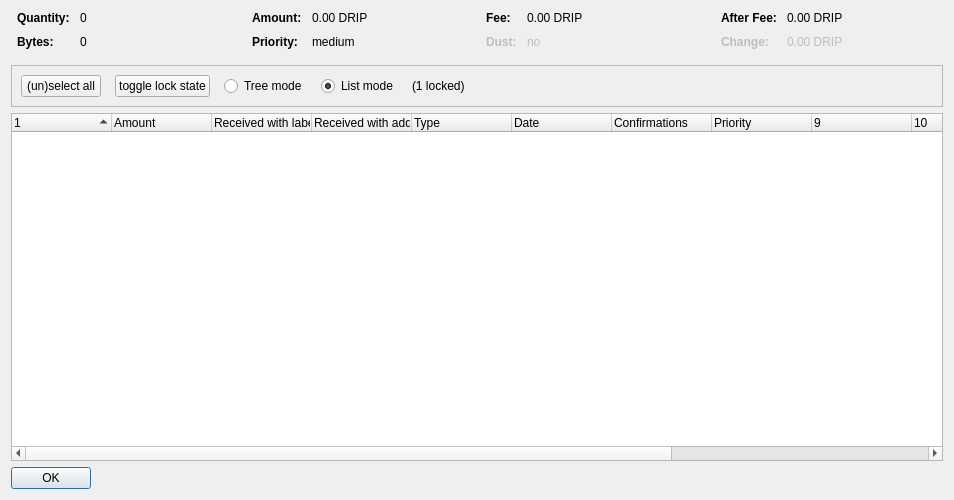
<?xml version="1.0" encoding="UTF-8"?>
<ui version="4.0">
 <class>CoinControlDialog</class>
 <widget class="QDialog" name="CoinControlDialog">
  <property name="geometry">
   <rect>
    <x>0</x>
    <y>0</y>
    <width>954</width>
    <height>500</height>
   </rect>
  </property>
  <property name="windowTitle">
   <string>Coin Selection</string>
  </property>
  <layout class="QVBoxLayout" name="verticalLayout">
   <item>
    <layout class="QHBoxLayout" name="horizontalLayoutTop" stretch="0,0,0,0">
     <property name="topMargin">
      <number>0</number>
     </property>
     <property name="bottomMargin">
      <number>10</number>
     </property>
     <item>
      <layout class="QFormLayout" name="formLayoutCoinControl1">
       <property name="horizontalSpacing">
        <number>10</number>
       </property>
       <property name="verticalSpacing">
        <number>10</number>
       </property>
       <property name="leftMargin">
        <number>6</number>
       </property>
       <property name="rightMargin">
        <number>6</number>
       </property>
       <item row="0" column="0">
        <widget class="QLabel" name="labelCoinControlQuantityText">
         <property name="font">
          <font>
           <weight>75</weight>
           <bold>true</bold>
          </font>
         </property>
         <property name="text">
          <string>Quantity:</string>
         </property>
        </widget>
       </item>
       <item row="0" column="1">
        <widget class="QLabel" name="labelCoinControlQuantity">
         <property name="cursor">
          <cursorShape>IBeamCursor</cursorShape>
         </property>
         <property name="contextMenuPolicy">
          <enum>Qt::ActionsContextMenu</enum>
         </property>
         <property name="text">
          <string notr="true">0</string>
         </property>
         <property name="textInteractionFlags">
          <set>Qt::LinksAccessibleByMouse|Qt::TextSelectableByKeyboard|Qt::TextSelectableByMouse</set>
         </property>
        </widget>
       </item>
       <item row="1" column="0">
        <widget class="QLabel" name="labelCoinControlBytesText">
         <property name="font">
          <font>
           <weight>75</weight>
           <bold>true</bold>
          </font>
         </property>
         <property name="text">
          <string>Bytes:</string>
         </property>
        </widget>
       </item>
       <item row="1" column="1">
        <widget class="QLabel" name="labelCoinControlBytes">
         <property name="cursor">
          <cursorShape>IBeamCursor</cursorShape>
         </property>
         <property name="contextMenuPolicy">
          <enum>Qt::ActionsContextMenu</enum>
         </property>
         <property name="text">
          <string notr="true">0</string>
         </property>
         <property name="textInteractionFlags">
          <set>Qt::LinksAccessibleByMouse|Qt::TextSelectableByKeyboard|Qt::TextSelectableByMouse</set>
         </property>
        </widget>
       </item>
      </layout>
     </item>
     <item>
      <layout class="QFormLayout" name="formLayoutCoinControl2">
       <property name="horizontalSpacing">
        <number>10</number>
       </property>
       <property name="verticalSpacing">
        <number>10</number>
       </property>
       <property name="leftMargin">
        <number>6</number>
       </property>
       <property name="rightMargin">
        <number>6</number>
       </property>
       <item row="0" column="0">
        <widget class="QLabel" name="labelCoinControlAmountText">
         <property name="font">
          <font>
           <weight>75</weight>
           <bold>true</bold>
          </font>
         </property>
         <property name="text">
          <string>Amount:</string>
         </property>
        </widget>
       </item>
       <item row="0" column="1">
        <widget class="QLabel" name="labelCoinControlAmount">
         <property name="cursor">
          <cursorShape>IBeamCursor</cursorShape>
         </property>
         <property name="contextMenuPolicy">
          <enum>Qt::ActionsContextMenu</enum>
         </property>
         <property name="text">
          <string notr="true">0.00 DRIP</string>
         </property>
         <property name="textInteractionFlags">
          <set>Qt::LinksAccessibleByMouse|Qt::TextSelectableByKeyboard|Qt::TextSelectableByMouse</set>
         </property>
        </widget>
       </item>
       <item row="1" column="0">
        <widget class="QLabel" name="labelCoinControlPriorityText">
         <property name="font">
          <font>
           <weight>75</weight>
           <bold>true</bold>
          </font>
         </property>
         <property name="text">
          <string>Priority:</string>
         </property>
        </widget>
       </item>
       <item row="1" column="1">
        <widget class="QLabel" name="labelCoinControlPriority">
         <property name="cursor">
          <cursorShape>IBeamCursor</cursorShape>
         </property>
         <property name="contextMenuPolicy">
          <enum>Qt::ActionsContextMenu</enum>
         </property>
         <property name="text">
          <string>medium</string>
         </property>
         <property name="textInteractionFlags">
          <set>Qt::LinksAccessibleByMouse|Qt::TextSelectableByKeyboard|Qt::TextSelectableByMouse</set>
         </property>
        </widget>
       </item>
      </layout>
     </item>
     <item>
      <layout class="QFormLayout" name="formLayoutCoinControl3">
       <property name="horizontalSpacing">
        <number>10</number>
       </property>
       <property name="verticalSpacing">
        <number>10</number>
       </property>
       <property name="leftMargin">
        <number>6</number>
       </property>
       <property name="rightMargin">
        <number>6</number>
       </property>
       <item row="0" column="0">
        <widget class="QLabel" name="labelCoinControlFeeText">
         <property name="font">
          <font>
           <weight>75</weight>
           <bold>true</bold>
          </font>
         </property>
         <property name="text">
          <string>Fee:</string>
         </property>
        </widget>
       </item>
       <item row="0" column="1">
        <widget class="QLabel" name="labelCoinControlFee">
         <property name="cursor">
          <cursorShape>IBeamCursor</cursorShape>
         </property>
         <property name="contextMenuPolicy">
          <enum>Qt::ActionsContextMenu</enum>
         </property>
         <property name="text">
          <string notr="true">0.00 DRIP</string>
         </property>
         <property name="textInteractionFlags">
          <set>Qt::LinksAccessibleByMouse|Qt::TextSelectableByKeyboard|Qt::TextSelectableByMouse</set>
         </property>
        </widget>
       </item>
       <item row="1" column="0">
        <widget class="QLabel" name="labelCoinControlLowOutputText">
         <property name="enabled">
          <bool>false</bool>
         </property>
         <property name="font">
          <font>
           <weight>75</weight>
           <bold>true</bold>
          </font>
         </property>
         <property name="text">
          <string>Dust:</string>
         </property>
        </widget>
       </item>
       <item row="1" column="1">
        <widget class="QLabel" name="labelCoinControlLowOutput">
         <property name="enabled">
          <bool>false</bool>
         </property>
         <property name="cursor">
          <cursorShape>IBeamCursor</cursorShape>
         </property>
         <property name="contextMenuPolicy">
          <enum>Qt::ActionsContextMenu</enum>
         </property>
         <property name="text">
          <string>no</string>
         </property>
         <property name="textInteractionFlags">
          <set>Qt::LinksAccessibleByMouse|Qt::TextSelectableByKeyboard|Qt::TextSelectableByMouse</set>
         </property>
        </widget>
       </item>
      </layout>
     </item>
     <item>
      <layout class="QFormLayout" name="formLayoutCoinControl4">
       <property name="horizontalSpacing">
        <number>10</number>
       </property>
       <property name="verticalSpacing">
        <number>10</number>
       </property>
       <property name="leftMargin">
        <number>6</number>
       </property>
       <property name="rightMargin">
        <number>6</number>
       </property>
       <item row="0" column="0">
        <widget class="QLabel" name="labelCoinControlAfterFeeText">
         <property name="font">
          <font>
           <weight>75</weight>
           <bold>true</bold>
          </font>
         </property>
         <property name="text">
          <string>After Fee:</string>
         </property>
        </widget>
       </item>
       <item row="0" column="1">
        <widget class="QLabel" name="labelCoinControlAfterFee">
         <property name="cursor">
          <cursorShape>IBeamCursor</cursorShape>
         </property>
         <property name="contextMenuPolicy">
          <enum>Qt::ActionsContextMenu</enum>
         </property>
         <property name="text">
          <string notr="true">0.00 DRIP</string>
         </property>
         <property name="textInteractionFlags">
          <set>Qt::LinksAccessibleByMouse|Qt::TextSelectableByKeyboard|Qt::TextSelectableByMouse</set>
         </property>
        </widget>
       </item>
       <item row="1" column="0">
        <widget class="QLabel" name="labelCoinControlChangeText">
         <property name="enabled">
          <bool>false</bool>
         </property>
         <property name="font">
          <font>
           <weight>75</weight>
           <bold>true</bold>
          </font>
         </property>
         <property name="text">
          <string>Change:</string>
         </property>
        </widget>
       </item>
       <item row="1" column="1">
        <widget class="QLabel" name="labelCoinControlChange">
         <property name="enabled">
          <bool>false</bool>
         </property>
         <property name="cursor">
          <cursorShape>IBeamCursor</cursorShape>
         </property>
         <property name="contextMenuPolicy">
          <enum>Qt::ActionsContextMenu</enum>
         </property>
         <property name="text">
          <string notr="true">0.00 DRIP</string>
         </property>
         <property name="textInteractionFlags">
          <set>Qt::LinksAccessibleByMouse|Qt::TextSelectableByKeyboard|Qt::TextSelectableByMouse</set>
         </property>
        </widget>
       </item>
      </layout>
     </item>
    </layout>
   </item>
   <item>
    <widget class="QFrame" name="frame">
     <property name="minimumSize">
      <size>
       <width>0</width>
       <height>40</height>
      </size>
     </property>
     <property name="frameShape">
      <enum>QFrame::StyledPanel</enum>
     </property>
     <property name="frameShadow">
      <enum>QFrame::Sunken</enum>
     </property>
     <layout class="QHBoxLayout" name="horizontalLayout">
      <item>
       <layout class="QHBoxLayout" name="horizontalLayoutPanel" stretch="0,0,0,0,0,0">
        <property name="spacing">
         <number>14</number>
        </property>
        <item>
         <widget class="QPushButton" name="pushButtonSelectAll">
          <property name="sizePolicy">
           <sizepolicy hsizetype="Maximum" vsizetype="Fixed">
            <horstretch>0</horstretch>
            <verstretch>0</verstretch>
           </sizepolicy>
          </property>
          <property name="text">
           <string>(un)select all</string>
          </property>
          <property name="autoDefault">
           <bool>false</bool>
          </property>
         </widget>
        </item>
        <item>
         <widget class="QPushButton" name="pushButtonToggleLock">
          <property name="sizePolicy">
           <sizepolicy hsizetype="Maximum" vsizetype="Fixed">
            <horstretch>0</horstretch>
            <verstretch>0</verstretch>
           </sizepolicy>
          </property>
          <property name="text">
           <string>toggle lock state</string>
          </property>
          <property name="autoDefault">
           <bool>false</bool>
          </property>
         </widget>
        </item>
        <item>
         <widget class="QRadioButton" name="radioTreeMode">
          <property name="sizePolicy">
           <sizepolicy hsizetype="Maximum" vsizetype="Fixed">
            <horstretch>0</horstretch>
            <verstretch>0</verstretch>
           </sizepolicy>
          </property>
          <property name="text">
           <string>Tree mode</string>
          </property>
         </widget>
        </item>
        <item>
         <widget class="QRadioButton" name="radioListMode">
          <property name="sizePolicy">
           <sizepolicy hsizetype="Maximum" vsizetype="Fixed">
            <horstretch>0</horstretch>
            <verstretch>0</verstretch>
           </sizepolicy>
          </property>
          <property name="text">
           <string>List mode</string>
          </property>
          <property name="checked">
           <bool>true</bool>
          </property>
         </widget>
        </item>
        <item>
         <widget class="QLabel" name="labelLocked">
          <property name="text">
           <string>(1 locked)</string>
          </property>
         </widget>
        </item>
        <item>
         <spacer name="horizontalSpacer">
          <property name="orientation">
           <enum>Qt::Horizontal</enum>
          </property>
          <property name="sizeHint" stdset="0">
           <size>
            <width>40</width>
            <height>20</height>
           </size>
          </property>
         </spacer>
        </item>
       </layout>
      </item>
     </layout>
    </widget>
   </item>
   <item>
    <widget class="CoinControlTreeWidget" name="treeWidget">
     <property name="contextMenuPolicy">
      <enum>Qt::CustomContextMenu</enum>
     </property>
     <property name="sortingEnabled">
      <bool>false</bool>
     </property>
     <property name="columnCount">
      <number>13</number>
     </property>
     <attribute name="headerShowSortIndicator" stdset="0">
      <bool>true</bool>
     </attribute>
     <attribute name="headerStretchLastSection">
      <bool>false</bool>
     </attribute>
     <column>
      <property name="text">
       <string/>
      </property>
     </column>
     <column>
      <property name="text">
       <string>Amount</string>
      </property>
     </column>
     <column>
      <property name="text">
       <string>Received with label</string>
      </property>
     </column>
     <column>
      <property name="text">
       <string>Received with address</string>
      </property>
     </column>
     <column>
      <property name="text">
       <string>Type</string>
      </property>
     </column>
     <column>
      <property name="text">
       <string>Date</string>
      </property>
     </column>
     <column>
      <property name="text">
       <string>Confirmations</string>
      </property>
      <property name="toolTip">
       <string>Confirmed</string>
      </property>
     </column>
     <column>
      <property name="text">
       <string>Priority</string>
      </property>
     </column>
     <column>
      <property name="text">
       <string/>
      </property>
     </column>
     <column>
      <property name="text">
       <string/>
      </property>
     </column>
     <column>
      <property name="text">
       <string/>
      </property>
     </column>
     <column>
      <property name="text">
       <string/>
      </property>
     </column>
     <column>
      <property name="text">
       <string/>
      </property>
     </column>
    </widget>
   </item>
   <item>
    <widget class="QDialogButtonBox" name="buttonBox">
     <property name="sizePolicy">
      <sizepolicy hsizetype="Maximum" vsizetype="Fixed">
       <horstretch>0</horstretch>
       <verstretch>0</verstretch>
      </sizepolicy>
     </property>
     <property name="orientation">
      <enum>Qt::Horizontal</enum>
     </property>
     <property name="standardButtons">
      <set>QDialogButtonBox::Ok</set>
     </property>
    </widget>
   </item>
  </layout>
 </widget>
 <customwidgets>
  <customwidget>
   <class>CoinControlTreeWidget</class>
   <extends>QTreeWidget</extends>
   <header>coincontroltreewidget.h</header>
  </customwidget>
 </customwidgets>
 <resources/>
 <connections/>
</ui>
